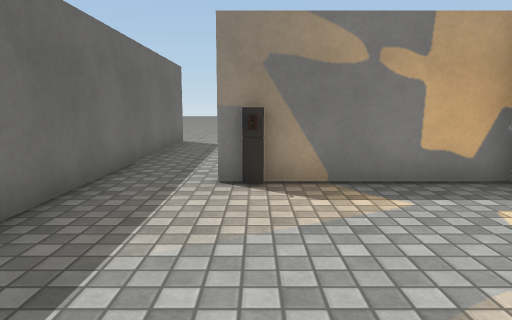
view 1 (above)

16 first-person views from a walk through a 3-D level made in the Unity game engine. The camera is 1.2 m above the floor, tilts 8° down and sees 70° across. Doors are open. The floor is counted in squares, 1 m on a side. Each view is taken from the middle of a square. On the plan, view 1 faces up. The plan holds only what a view shows up to about 15 squares ahead; the rest is blank. The place goes on beyond the plan. The player is left out. Surface patterns are stand-ins for the level's own textures.

view 2
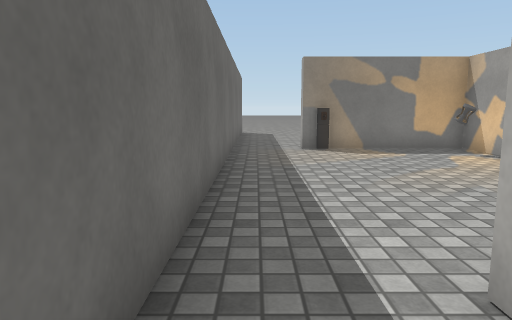

view 3
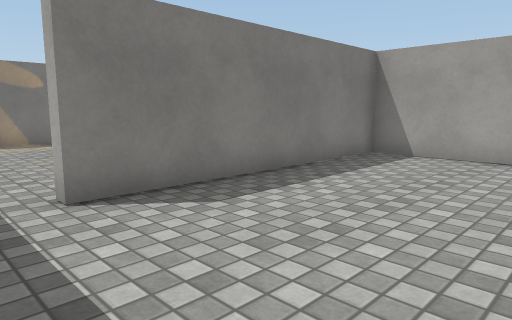

view 4
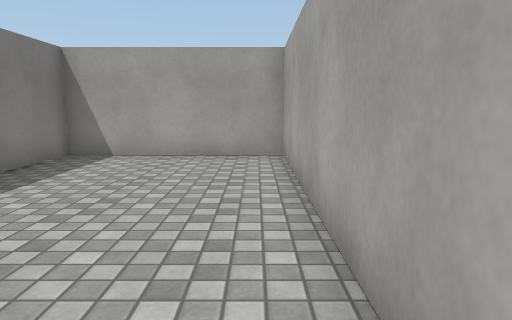

view 5
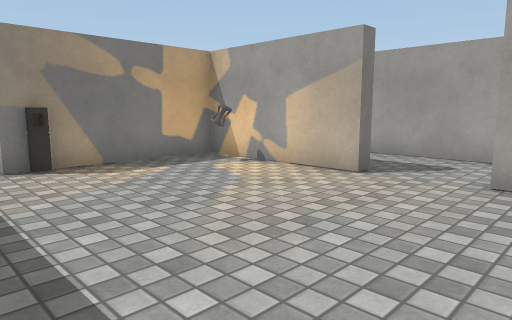

view 6
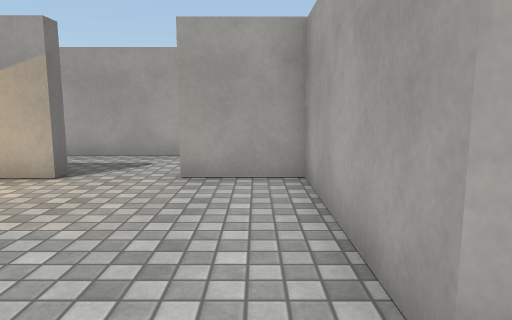

view 7
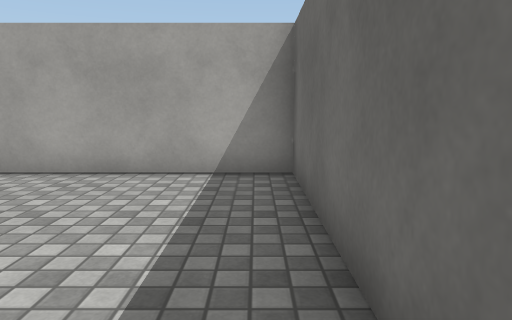

view 8
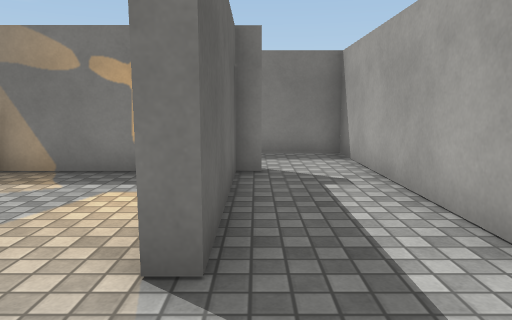

view 9
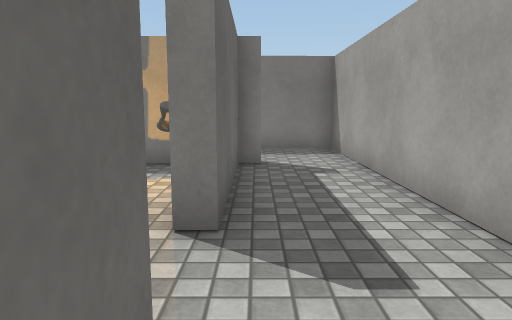

view 10
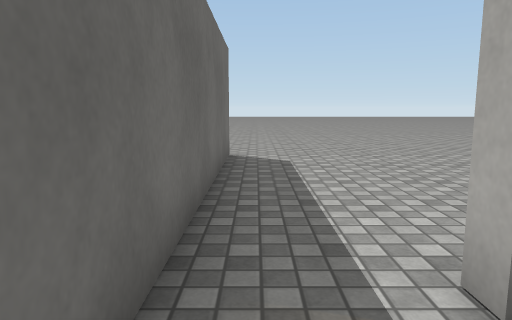

view 11
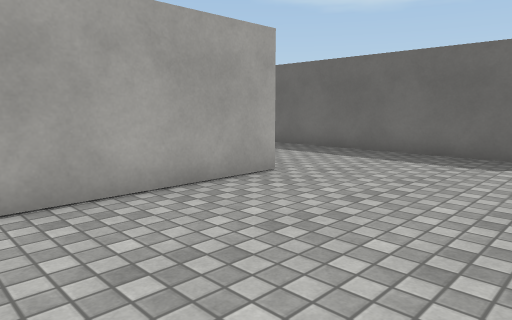

view 12
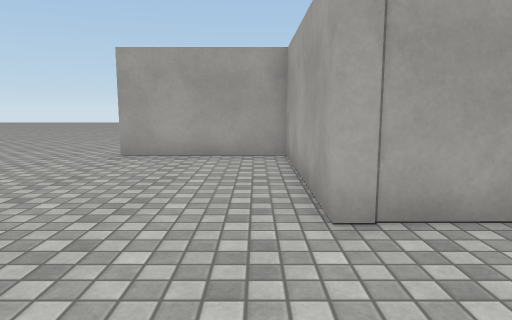

view 13
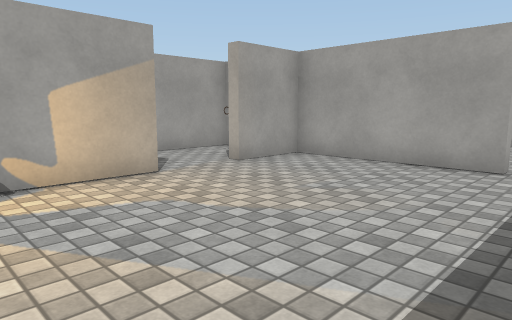

view 14
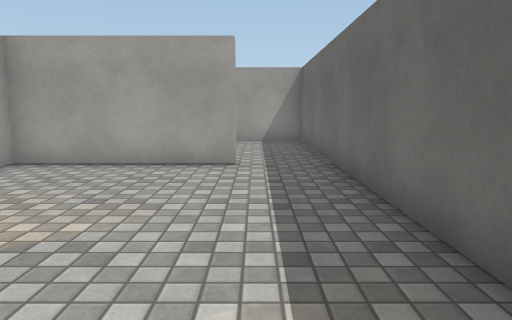

view 15
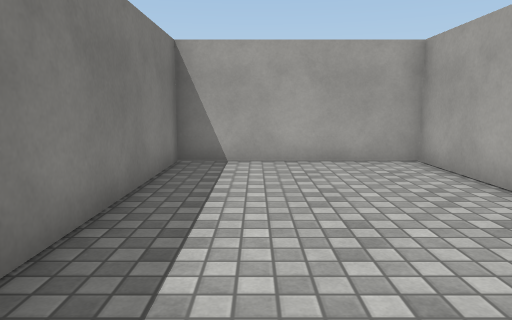

view 16
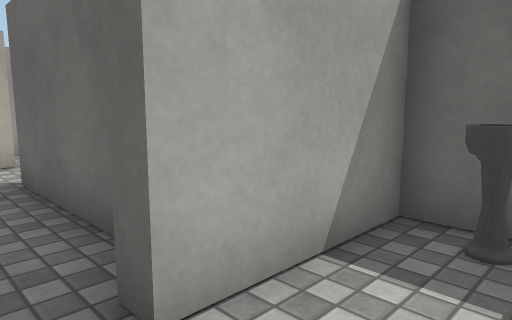

### Floor plan
Key: @ floor where view 1 was taken; # wall or solid block; . floor; D open door; L lever; O other object.
Columns run from 3 left of view 1 to 7 right of it. Each row starts with its distance up from view 1.
 14 ...........
 13 #.........#
 12 #.........#
 11 #.........#
 10 #.........#
  9 #....######
  8 #....#....#
  7 #....#O...#
  6 #DDL####DDD
  5 #......#..#
  4 #.....O#..#
  3 #......##.#
  2 #......##.#
  1 #......D..#
  0 #..@...D..#
 -1 #......#..#
 -2 #......#.##
 -3 #DD########
 -4 #.........#
 -5 #.........#
 -6 #.........#
 -7 #.........#
 -8 #.........#
 -9 ###########

Positions as (right, up) in squares from view 1, and headings:
1: (0, 0), facing up
2: (-2, -5), facing up
3: (-2, -8), facing up-right
4: (-2, -8), facing right
5: (-2, -2), facing up-right
6: (-2, -2), facing right
7: (-2, -2), facing down
8: (5, -1), facing up
9: (5, -2), facing up
10: (-2, 4), facing up
11: (7, 14), facing down-left
12: (-2, 10), facing right
13: (-2, 5), facing down-right
14: (-1, 5), facing down
15: (-1, -5), facing right
16: (6, 8), facing down-left
